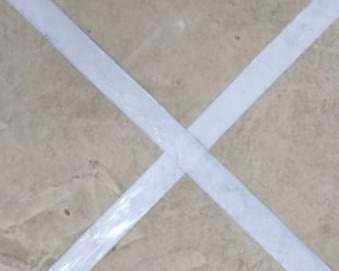
#> input picture cross.jpg, 339 x 271 px
$ python test.py   (Python 2 division)
#> lines starting #> are read from the running program, lines starting #| are printed output that depends on the picture; after the words box and inside, x2 and y2 are one past the last pixel; in counts of white or black regions, pixels touching at a corner belong together

import numpy as np
import cv2
import matplotlib.pyplot as plt
import time


img_org = cv2.imread('cross.jpg')
#> img_org is the input picture: shape (271, 339, 3); mean B, G, R 170.9, 172.9, 175.1

gray = cv2.cvtColor(img_org, cv2.COLOR_BGR2GRAY)
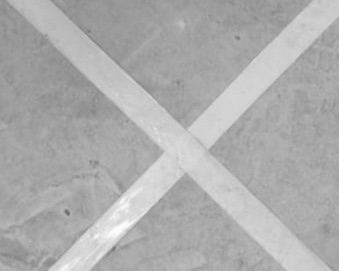
#> gray: shape (271, 339); min 107, max 253, mean 173.3
ret, mask = cv2.threshold(gray, 180, 255, cv2.THRESH_BINARY)
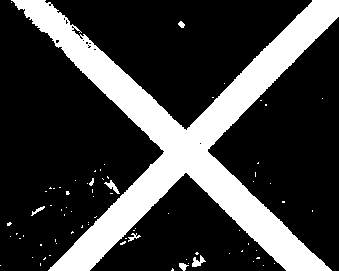
#> mask: shape (271, 339); 24.4% white; 76 white regions (68 under 20 px), largest, box (x1, y1, x2, y2) and area: (11, 0, 339, 271) 21886, (192, 255, 206, 267) 85, (104, 180, 120, 194) 76
img = cv2.medianBlur(mask, 5)
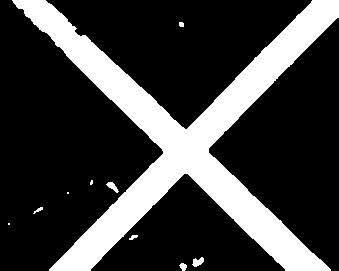
#> img: shape (271, 339); 24.2% white; 10 white regions (3 under 20 px), largest, box (x1, y1, x2, y2) and area: (12, 0, 339, 271) 21944, (192, 257, 204, 267) 75, (106, 182, 119, 193) 66

erosion = cv2.erode(img, (5, 5))
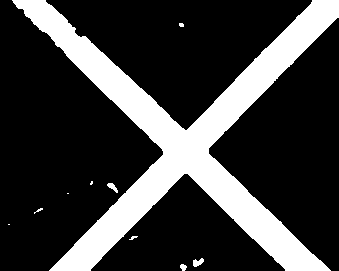
#> erosion: shape (271, 339); 23.6% white; 10 white regions (6 under 20 px), largest, box (x1, y1, x2, y2) and area: (12, 0, 339, 271) 21440, (193, 258, 204, 267) 63, (107, 183, 118, 193) 53, (180, 264, 187, 271) 35
dilation = cv2.dilate(erosion, (5, 5))
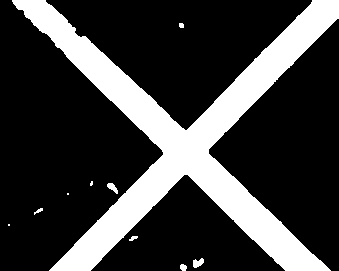
#> dilation: shape (271, 339); 24.2% white; 10 white regions (3 under 20 px), largest, box (x1, y1, x2, y2) and area: (12, 0, 339, 271) 21916, (193, 258, 204, 268) 74, (107, 183, 118, 194) 64

edges = cv2.Canny(dilation, 50, 150, apertureSize = 3)
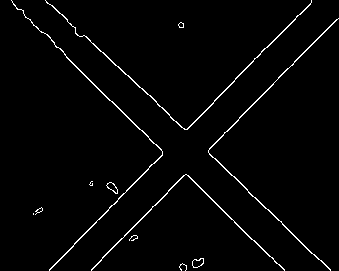
#> edges: shape (271, 339); 2.2% white in thin lines or dots
lines = cv2.HoughLinesP(edges, 1, np.pi/180, 20)
#> lines = 54 rows, first 6: [21, 9, 23, 11], [186, 174, 231, 219], [208, 150, 270, 86], [99, 219, 162, 153], [237, 180, 278, 220], [135, 182, 148, 169]

lines2D = lines[:, 0, :]
#> lines2D has the same summary as lines
for x1, y1, x2, y2 in lines2D:
    cv2.line(edges, (x1,y1), (x2,y2), (0,255,0), 3)
#> this loop made 54 passes
#> (x1, y1, x2, y2) on passes 1 to 12: (21, 9, 23, 11), (186, 174, 231, 219), (208, 150, 270, 86), (99, 219, 162, 153), (237, 180, 278, 220), (135, 182, 148, 169), (86, 37, 125, 74), (31, 22, 41, 32), (66, 57, 148, 136), (188, 175, 269, 256), (235, 78, 311, 2), (285, 227, 330, 269)
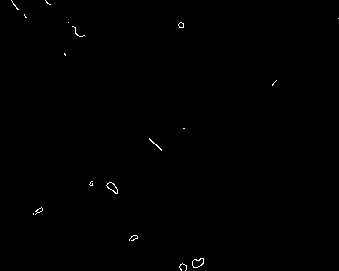
#> edges: shape (271, 339); 0.27% white in thin lines or dots

print lines2D.shape
#| (54, 4)
plt.imshow(edges)


plt.show()
